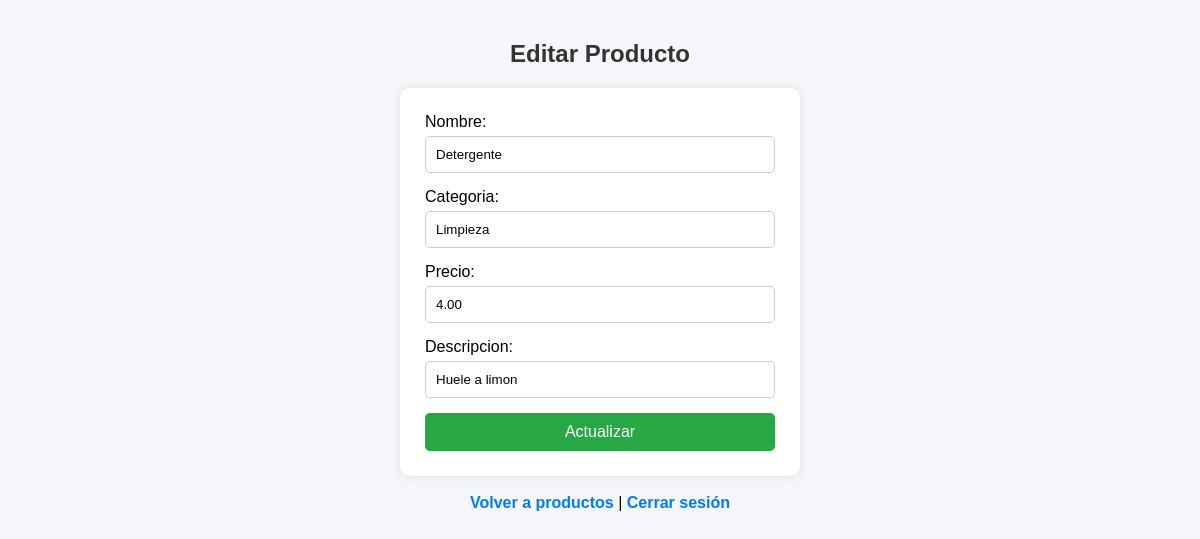
The page /editar.php?id=3 (signed in) on the database its author committed.
### tables this page shows
CREATE TABLE `productos` (
  `id` int(11) NOT NULL,
  `nombre` varchar(100) NOT NULL,
  `categoria` varchar(50) NOT NULL,
  `precio` decimal(10,2) NOT NULL,
  `descripcion` varchar(100) DEFAULT NULL
);

### editar.php (the view, shortened to what this page needs)
<?php
include("conexion.php");
$id = $_GET['id'];
$result = $conn->query("SELECT * FROM productos WHERE id=$id");
$row = $result->fetch_assoc();
?>
<!DOCTYPE html>
<html lang="es">
<head>
    <link rel="stylesheet" href="estilos.css">
</head>
<body>
<h2>Editar Producto</h2>
<form method="POST" action="actualizar.php">
<label>Nombre:</label>
<input type="text" name="nombre" value="<?php echo $row['nombre']; ?>" required>
<label>Categoria:</label>
<input type="text" name="categoria" value="<?php echo $row['categoria']; ?>" required>
<label>Precio:</label>
<input type="number" step="0.01" name="precio" value="<?php echo $row['precio']; ?>" required>
<label>Descripcion:</label>
<input type="text" name="descripcion" value="<?php echo $row['descripcion']; ?>">
<button type="submit">Actualizar</button>
</form>
<br>
<div class="menu">
    <a href="index.php">Volver a productos</a> |
    <a href="logout.php">Cerrar sesión</a>
</div>
</body>
</html>

### estilos.css (style rules this page uses)
* { margin:0; padding:0; box-sizing:border-box; font-family: Arial, Helvetica, sans-serif; }
body { background:#f4f6f9; padding:40px; }
h2 { text-align:center; margin-bottom:20px; color:#333; }
form, table { background:white; padding:25px; border-radius:10px; width:400px; margin:auto; box-shadow:0px 0px 10px rgba(0,0,0,0.1); }
input, select { width:100%; padding:10px; margin-top:5px; margin-bottom:15px; border-radius:5px; border:1px solid #ccc; }
button { width:100%; padding:10px; border:none; border-radius:5px; background:#28a745; color:white; font-size:16px; cursor:pointer; }
a { text-decoration:none; color:#007bff; font-weight:bold; }
.menu { text-align:center; margin-bottom:20px; }

### rows shown on the page
productos: nombre "Detergente", categoria "Limpieza", precio "4.00", descripcion "Huele a limon"
